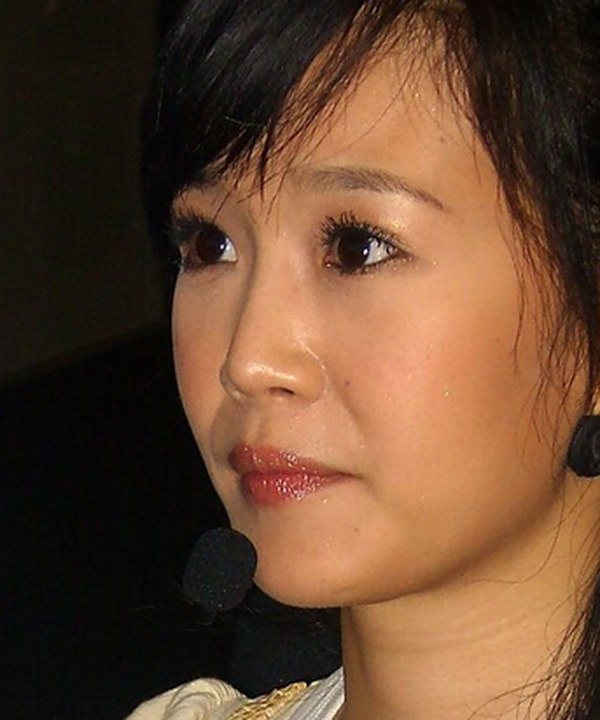
#> input picture singer/expansion-1500/review_photos/t1500_0003.jpg, 600 x 720 px
$ python -i legacy_source_stage.py   (imports and definitions only)
#> lines starting #> are read from the running program, lines starting #| are printed output that depends on the picture
"""Stage exact, checksum-verified Commons source pixels for legacy photo rights repair.

This is an evidence-only operation. It never changes live questions, photographs,
approval flags or GitHub Pages. Any draft crop requires independent visual QA.
"""
import base64
import hashlib
import io
import json
import re
from pathlib import Path
from urllib.parse import quote

import cv2
import numpy as np
import requests
from requests.adapters import HTTPAdapter
from urllib3.util.retry import Retry
from PIL import Image, ImageDraw, ImageOps

RELEASE_GATE = "SOURCE_PIXELS_AND_DRAFT_ONLY_NO_LIVE"


# [20 lines left out: functions commons_original_url, verify_original, not called in this run]


def draft_face_box(im):
    gray = cv2.cvtColor(np.asarray(im.convert("RGB")), cv2.COLOR_RGB2GRAY)
    cascade = cv2.CascadeClassifier(cv2.data.haarcascades + "haarcascade_frontalface_default.xml")
    faces = cascade.detectMultiScale(gray, scaleFactor=1.08, minNeighbors=5, minSize=(120, 120))
    if len(faces) != 1:
        return None, int(len(faces))
    x, y, w, h = [int(v) for v in faces[0]]
    # Framing heuristic only. Human review must verify every landmark and mask.
    height = min(im.height, max(720, int(h * 4.8)))
    width = min(im.width, int(height * 5 / 6))
    height = int(width * 6 / 5)
    cx = x + w / 2
    top = max(0, min(im.height - height, int(y - 1.55 * h)))
    left = max(0, min(im.width - width, int(cx - width / 2)))
    return [left, top, left + width, top + height], 1


# [123 lines left out: functions render_drafts, stage, not called in this run]


# [4 lines not run here, left out]

>>> from PIL import Image
>>> picture = Image.open('../review_photos/t1500_0003.jpg')
#> picture is the input picture: PIL image 600x720 RGB; mean R, G, B 101.9, 70.3, 48.1
>>> result = draft_face_box(picture)
#> in draft_face_box, `gray = cv2.cvtColor(np.asarray(im.convert("RGB")), cv2.COLOR_RGB2GRAY)`:
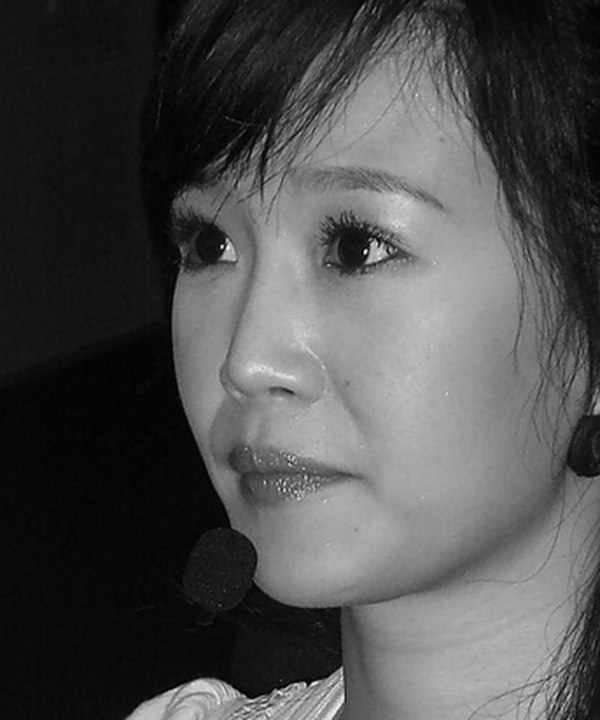
#> gray: shape (720, 600); min 0, max 254, mean 77.2
#> in draft_face_box, `faces = cascade.detectMultiScale(gray, scaleFactor=1.08, minNeighbors=..`: faces = [[271, 8, 234, 234], [85, 94, 425, 425]]

$ run again, on singer/expansion-1500/review_photos/t1500_0041.jpg
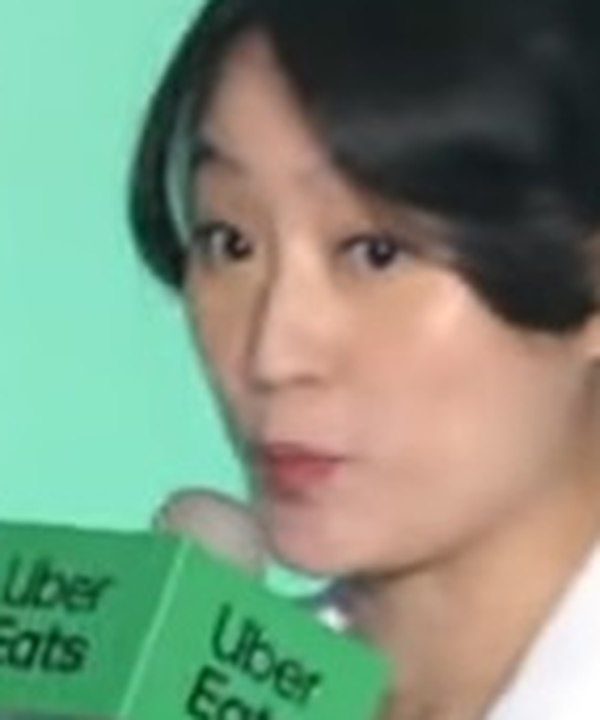
#> input picture singer/expansion-1500/review_photos/t1500_0041.jpg, 600 x 720 px
#> picture is the input picture: PIL image 600x720 RGB; mean R, G, B 124.4, 144.1, 122.4
#> in draft_face_box, `gray = cv2.cvtColor(np.asarray(im.convert("RGB")), cv2.COLOR_RGB2GRAY)`:
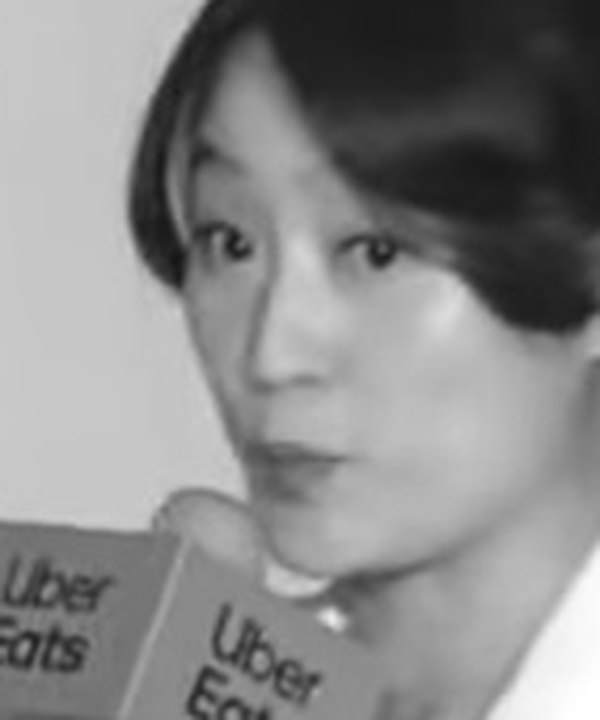
#> gray: shape (720, 600); min 20, max 255, mean 135.7
#> faces = [[96, 108, 401, 401]]
#> x = 96; y = 108; w = 401
#> height = 720
#> width = 600
#> cx = 296.5
#> top = 0
#> result = ([0, 0, 600, 720], 1)

$ run again, on singer/expansion-1500/review_photos/t1500_0105.jpg
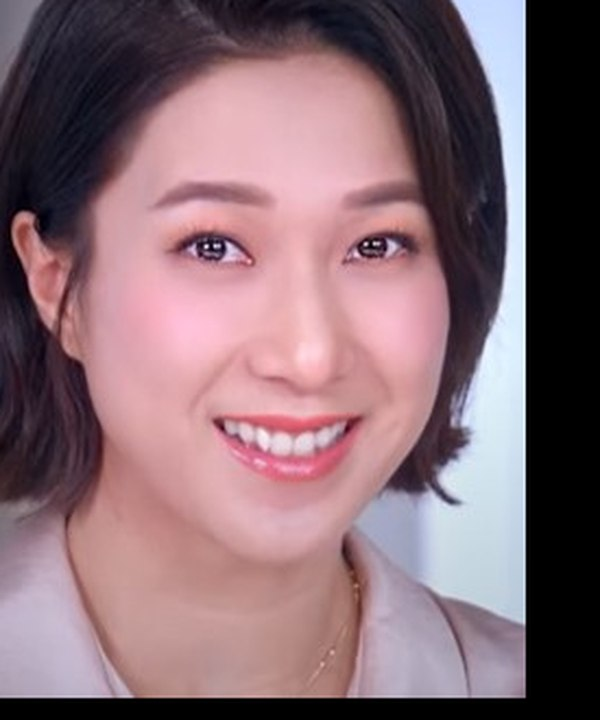
#> input picture singer/expansion-1500/review_photos/t1500_0105.jpg, 600 x 720 px
#> picture is the input picture: PIL image 600x720 RGB; mean R, G, B 134.4, 107, 114.9
#> in draft_face_box, `gray = cv2.cvtColor(np.asarray(im.convert("RGB")), cv2.COLOR_RGB2GRAY)`:
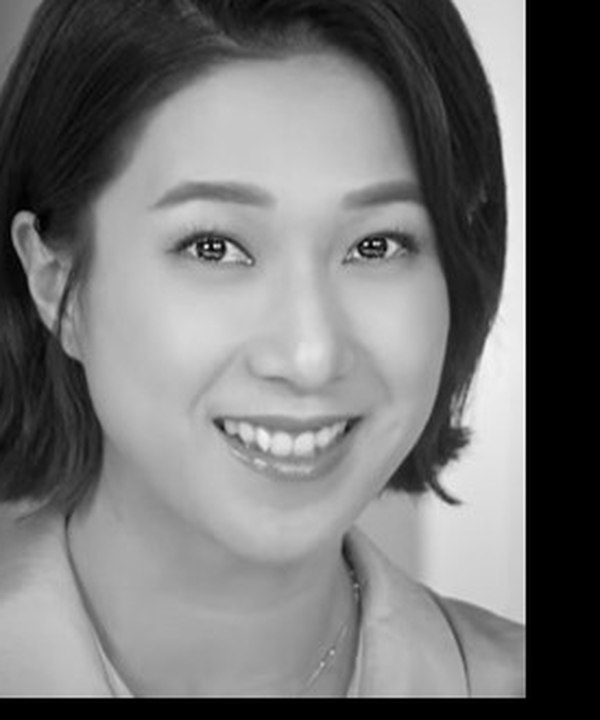
#> gray: shape (720, 600); min 0, max 251, mean 116.1
#> faces = [[66, 75, 452, 452]]
#> x = 66; y = 75; w = 452
#> height = 720
#> width = 600
#> cx = 292
#> top = 0
#> result = ([0, 0, 600, 720], 1)

$ run again, on singer/expansion-1500/review_photos/t1500_0107.jpg
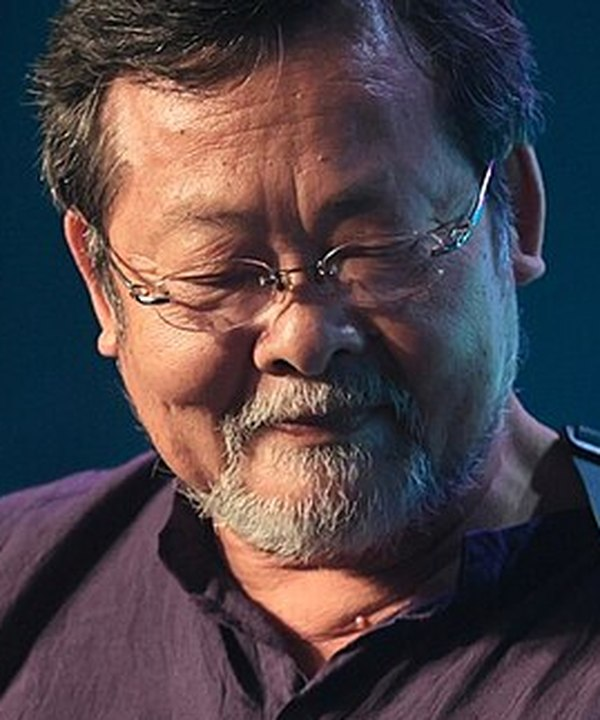
#> input picture singer/expansion-1500/review_photos/t1500_0107.jpg, 600 x 720 px
#> picture is the input picture: PIL image 600x720 RGB; mean R, G, B 78.2, 66.9, 72.1
#> in draft_face_box, `gray = cv2.cvtColor(np.asarray(im.convert("RGB")), cv2.COLOR_RGB2GRAY)`:
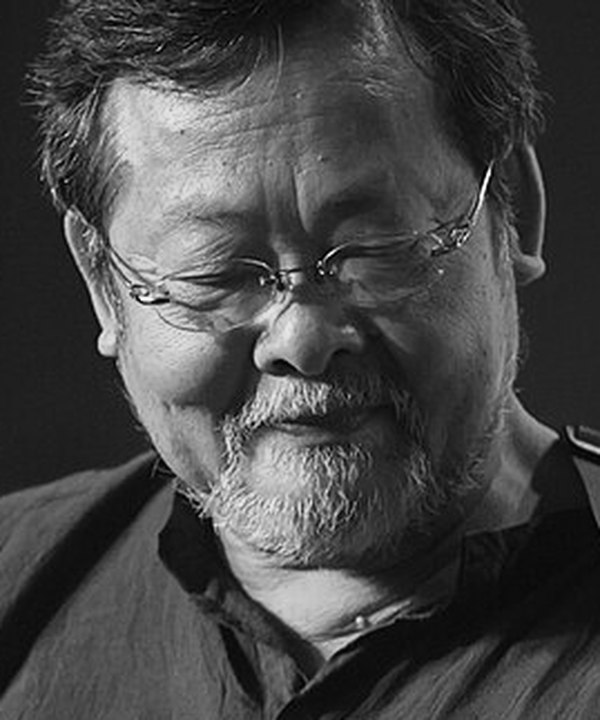
#> gray: shape (720, 600); min 0, max 254, mean 70.9
#> faces = [[76, 65, 478, 478]]
#> x = 76; y = 65; w = 478
#> height = 720
#> width = 600
#> cx = 315
#> top = 0
#> result = ([0, 0, 600, 720], 1)
